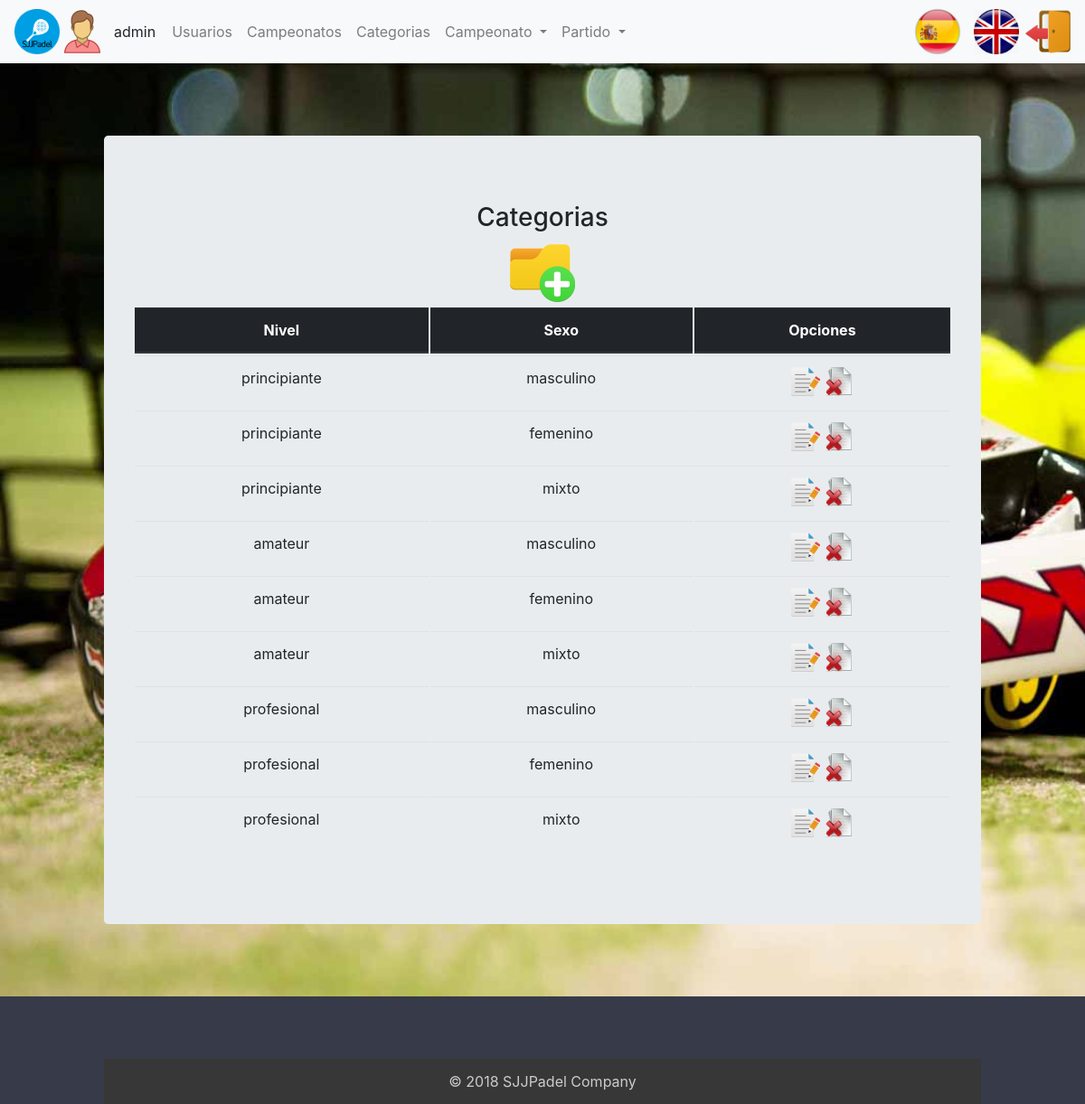
Screenshot of /index.php?controller=category&action=showall (signed in) with the database file from the repository.
### tables this page shows
CREATE TABLE `usuario` (
  `login` varchar(20) NOT NULL,
  `nombre` varchar(20) NOT NULL,
  `apellidos` varchar(45) DEFAULT NULL,
  `pass` varchar(20) DEFAULT NULL,
  `rol` char(1) DEFAULT NULL,
  `genero` varchar(10) DEFAULT NULL
);

CREATE TABLE `categoria` (
  `idCategoria` int(11) NOT NULL,
  `nivel` varchar(20) NOT NULL,
  `sexo` varchar(20) NOT NULL
);

### core/ViewManager.php (called while the page is built, shortened)
<?php
class ViewManager
{
    private $fragmentContents = array();
    private $variables = array();
    private $currentFragment = self::DEFAULT_FRAGMENT;
    private $layout = "default";
    private function saveCurrentFragment()
    {
        $this->fragmentContents[$this->currentFragment] .= ob_get_contents();
    }
    public function moveToFragment($name)
    {
        $this->currentFragment = $name;
    }
    public function getFragment($fragment, $default = "")
    {
        if (! isset($this->fragmentContents[$fragment])) {
            return $default;
        }
        return $this->fragmentContents[$fragment];
    }
    public function setVariable($varname, $value, $flash = false)
    {
        $this->variables[$varname] = $value;
    }
    public function getVariable($varname, $default = NULL)
    {
        if (! isset($this->variables[$varname])) {
            return $default;
        }
        return $this->variables[$varname];
    }
    public function render($controller, $viewname)
    {
        include (__DIR__ . "/../view/$controller/$viewname.php");
        $this->renderLayout();
    }
    private function renderLayout()
    {
        include (__DIR__ . "/../view/layouts/" . $this->layout . ".php");
    }
    private static $viewmanager_singleton = NULL;
    public static function getInstance()
    {
        if (self::$viewmanager_singleton == null) {
            self::$viewmanager_singleton = new ViewManager();
        }
        return self::$viewmanager_singleton;
    }
}

### controller/CategoryController.php (called while the page is built, shortened)
<?php
require_once (__DIR__ . "/../core/ViewManager.php");
require_once (__DIR__ . "/../core/I18n.php");
require_once (__DIR__ . "/../model/Category.php");
require_once (__DIR__ . "/../model/CategoryMapper.php");
require_once (__DIR__ . "/../controller/BaseController.php");
class CategoryController extends BaseController
{
    private $categoryMapper;
    public function __construct()
    {
        parent::__construct();
        $this->categoryMapper = new CategoryMapper();
    }
    public function showall()
    {
        $categories = $this->categoryMapper->getCategorias();
        $this->view->setVariable("categories", $categories);
        $this->view->render("category", "showall");
    }
}

### index.php (called while the page is built, shortened)
<?php
function run()
{
    try {
        $controller = loadController($_GET["controller"]);
        $actionName = $_GET["action"];
        $controller->$actionName();
    } catch (Exception $ex) {
        die("An exception occured!!!!!" . $ex->getMessage());
    }
}
function loadController($controllerName)
{
    return new $controllerClassName();
}
run();
?>

### core/I18n.php (called while the page is built, shortened)
<?php
class I18n
{
    private $messages;
    public function setLanguage($language)
    {
        $this->messages = $i18n_messages;
    }
    public function i18n($key)
    {
        if (isset($this->messages[$key])) {
            return $this->messages[$key];
        } else {
            return $key;
        }
    }
    private static $i18n_singleton = null;
    public static function getInstance()
    {
        if (self::$i18n_singleton == NULL) {
            self::$i18n_singleton = new I18n();
        }
        return self::$i18n_singleton;
    }
}
function i18n($key)
{
    return I18n::getInstance()->i18n($key);
}

### model/Category.php (called while the page is built, shortened)
<?php
class Category
{
    private $id;
    private $nivel;
    private $sexo;
    public function __construct($id = NULL, $nivel = NULL, $sexo = NULL)
    {
        $this->id = $id;
        $this->nivel = $nivel;
        $this->sexo = $sexo;
    }
    public function getId()
    {
        return $this->id;
    }
    public function getNivel()
    {
        return $this->nivel;
    }
    public function getSexo()
    {
        return $this->sexo;
    }
}

### model/CategoryMapper.php (called while the page is built, shortened)
<?php
require_once (__DIR__ . "/../core/PDOConnection.php");
class CategoryMapper
{
    private $db;
    public function __construct()
    {
        $this->db = PDOConnection::getInstance();
    }
    public function getCategorias()
    {
        $stmt = $this->db->prepare("SELECT * FROM categoria");
        $stmt->execute();
        $toret_db = $stmt->fetchAll(PDO::FETCH_ASSOC);
        $categoriesToret = array();
        foreach ($toret_db as $category) {
            array_push($categoriesToret, new Category($category["idCategoria"], $category["nivel"], $category["sexo"]));
        }
        return $categoriesToret;
    }
}

### core/PDOConnection.php (called while the page is built)
<?php
class PDOConnection
{
    private static $dbhost = "localhost";
    private static $dbname = "sjjpadel";
    private static $dbuser = "abp";
    private static $dbpass = "abp";
    private static $db_singleton = null;
    public static function getInstance()
    {
        if (self::$db_singleton == null) {
            self::$db_singleton = new PDO("mysql:host=" . self::$dbhost . ";dbname=" . self::$dbname . ";charset=utf8",
            self::$dbuser, self::$dbpass, array(
                PDO::ATTR_EMULATE_PREPARES => false,
                PDO::ATTR_ERRMODE => PDO::ERRMODE_EXCEPTION
            ));
        }
        return self::$db_singleton;
    }
}
?>

### model/UserMapper.php (called while the page is built, shortened)
<?php
require_once (__DIR__ . "/../core/PDOConnection.php");
class UserMapper
{
    private $db;
    public function __construct()
    {
        $this->db = PDOConnection::getInstance();
    }
    public function getDatos($login)
    {
        $stmt = $this->db->prepare("SELECT * FROM usuario where login=?");
        $stmt->execute(array(
            $login
        ));
        $toret_db = $stmt->fetchAll(PDO::FETCH_ASSOC);
        $user = null;
        foreach ($toret_db as $datos) {
            $user = new User($datos['login'], $datos['nombre'], $datos['apellidos'], $datos['pass'], $datos['rol'], $datos['genero']);
        }
        return $user;
    }
}

### controller/BaseController.php (called while the page is built, shortened)
<?php
require_once (__DIR__ . "/../core/ViewManager.php");
require_once (__DIR__ . "/../core/I18n.php");
require_once (__DIR__ . "/../model/User.php");
require_once (__DIR__ . "/../model/UserMapper.php");
class BaseController
{
    public function __construct()
    {
        if (isset($_SESSION["currentuser"])) {
            $userMapper = new UserMapper();
            $datosUser = $userMapper->getDatos($_SESSION["currentuser"]);
        }
    }
}

### view/category/showall.php (the view, shortened to what this page needs)
<?php
require_once (__DIR__ . "/../../core/ViewManager.php");
$view = ViewManager::getInstance();
$categories = $view->getVariable("categories");
$cabecera = array(
    "Level",
    "Sex"
);
?>
<h3><?= i18n("Categories"); ?></h3>
<a href="index.php?controller=category&amp;action=add"> <img
	src="images/addCategory.png" class="img-fluid" alt="Responsive image">
</a>
<table class="table">
	<thead class="thead-dark">
		<tr>
      <?php foreach($cabecera as $valor) { ?>
        <th scope="col">
          <?php echo i18n($valor); ?>
        </th>
      <?php } ?>
      <th scope="col" colspan="2">
        <?= i18n("Options"); ?>
      </th>
		</tr>
	</thead>
	<tbody>
      <?php foreach( $categories as $category ) { ?>
        <tr>
			<td>
              <?php echo $category->getNivel() ; ?>
            </td>
			<td>
              <?php echo $category->getSexo() ; ?>
            </td>
			<td><a
				href="index.php?controller=category&amp;action=edit&amp;id=<?php echo $category->getId() ?>">
					<img src="images/editShowall.png" class="img-fluid"
					alt="Responsive image">
			</a> <a
				href="index.php?controller=category&amp;action=delete&amp;id=<?php echo $category->getId() ?>">
					<img src="images/deleteShowall.png" class="img-fluid"
					alt="Responsive image">
			</a></td>
		<tr>
      <?php } ?>
	</tbody>
</table>

### view/layouts/default.php (shortened to what this page needs)
<?php
$view = ViewManager::getInstance();
$currentuser = $view->getVariable("currentusername");
$currentGender = $view->getVariable("currentGender");
$currentRol = $view->getVariable("currentRol");
?>
<!DOCTYPE html>
<html lang="en">
<head>
<link rel="stylesheet"
	href="https://maxcdn.bootstrapcdn.com/bootstrap/4.0.0/css/bootstrap.min.css"
>
<link rel="stylesheet"
	href="https://use.fontawesome.com/releases/v5.5.0/css/all.css"
>
	<link rel="stylesheet" href="css/style.css" type="text/css">
</head>
<body>
	<div class="contenedor">
		<nav class="navbar navbar-expand-lg navbar-light bg-light">
			<img class="img-circle icono" src="images/icono.png">
		<?php if (isset($currentuser)): ?>
			<img class="icono" src="images/<?php echo $currentGender; ?>.png"> <span
				class="username">
				<?= sprintf(i18n("%s"), $currentuser) ?>
			</span>
		<?php endif ?>
			<div class="collapse navbar-collapse" id="navbarSupportedContent">
				<ul class="navbar-nav mr-auto">
				<?php if($currentRol == 'a'): ?>
					<li class="nav-item"><a class="nav-link"
						href="index.php?controller=users&amp;action=showall"><?= i18n("Users") ?></a>
					</li>
				<?php endif ?>
				<?php if($currentRol == 'a'): ?>
					<li class="nav-item"><a class="nav-link"
						href="index.php?controller=championship&amp;action=showall"><?= i18n("Championships") ?></a>
					</li>
				<?php endif ?>
				<?php if($currentRol == 'a'): ?>
					<li class="nav-item"><a class="nav-link"
						href="index.php?controller=category&amp;action=showall"><?= i18n("Categories") ?></a>
					</li>
				<?php endif ?>
				<?php if($currentRol == 'd' || $currentRol == 'a' || $currentRol == 'e'): ?>
					<li class="nav-item dropdown"><a class="nav-link dropdown-toggle"
						href="#" id="navbarDropdown" role="button" data-toggle="dropdown"
						aria-haspopup="true" aria-expanded="false">
							<?php echo i18n("Championship") ?>
						</a>
						</li>
				<?php endif ?>
				<?php if($currentRol == 'd' || $currentRol == 'a' || $currentRol == 'e'): ?>
					<li class="nav-item dropdown"><a class="nav-link dropdown-toggle"
						href="#" id="navbarDropdown" role="button" data-toggle="dropdown"
						aria-haspopup="true" aria-expanded="false">
							<?php echo i18n("Match") ?>
						</a>
						</li>
				<?php endif ?>
			</ul>
			</div>
			<li class="nav-item">
			<?php include(__DIR__."/language_select_element.php"); ?>
		</li>
			<li class="nav-item">
			<?php if (isset($currentuser)): ?>
				<a href="index.php?controller=users&amp;action=logout"> <img
					src="images/salir.png" class="rounded icono"
					alt="Imágenes responsive">
			</a>
				<?php endif ?>
			</li>
		</nav>
		<div class="container">
			<div class="jumbotron">
				<?= $view->getFragment(ViewManager::DEFAULT_FRAGMENT) ?>
			</div>
		</div>
		<footer id="myFooter">
			<div class="container">
				<div class="row">
					<div class="col-sm-3 myCols"></div>
				</div>
				<div class="social-networks"></div>
				<div class="footer-copyright">
					<p>© 2018 SJJPadel Company</p>
				</div>
		</footer>
	</div>
</body>
</html>

### view/layouts/language_select_element.php (shortened to what this page needs)
<a href="index.php?controller=language&amp;action=change&amp;lang=es"> <img
	class="img_idioma_spain" src="images/Spain.png"></img>
</a>
<a href="index.php?controller=language&amp;action=change&amp;lang=en"> <img
	class="img_idioma_england separacion" src="images/England.png"></img>
</a>

### css/style.css (style rules this page uses)
body { width: 100%; height: 100%; }
.contenedor { background: url('../images/padel.jpg'); background-size: cover; background-attachment: fixed; }
ul, li { list-style: none; }
.separacion { margin-right: 7px; }
#myFooter { margin: 0; padding: 0; background-color: #373a48; color: white; }
#myFooter .footer-copyright { background-color: #383737; padding-top: 3px; padding-bottom: 3px; text-align: center; }
#myFooter .footer-copyright p { margin: 10px; color: #ccc; }
#myFooter .myCols { text-align: center; }
#myFooter .social-networks { text-align: center; padding-top: 30px; padding-bottom: 38px; }
.icono { width: 50px; height: 50px; }
table { border-collapse: inherit; }
.img_idioma_spain { width: 72px; height: 54px; }
.img_idioma_england { width: 50px; height: 50px; }
.container { margin: 0 auto; max-width: 1000px; }
.jumbotron { margin: 80px 0; text-align: center; }
.username { margin-left: 10px; margin-right: 10px; }

### rows the page displays
usuario: genero (picture)
categoria: nivel "principiante", sexo "masculino"
categoria: nivel "principiante", sexo "femenino"
categoria: nivel "principiante", sexo "mixto"
categoria: nivel "amateur", sexo "masculino"
categoria: nivel "amateur", sexo "femenino"
categoria: nivel "amateur", sexo "mixto"
categoria: nivel "profesional", sexo "masculino"
categoria: nivel "profesional", sexo "femenino"
categoria: nivel "profesional", sexo "mixto"

### other values shown
sprintf(i18n("%s"), $currentuser) "admin"
i18n("Users") "Usuarios"
i18n("Championships") "Campeonatos"
i18n("Categories") "Categorias"
i18n("Championship") "Campeonato"
i18n("Match") "Partido"
i18n($valor) "Nivel"
i18n($valor) "Sexo"
i18n("Options") "Opciones"
